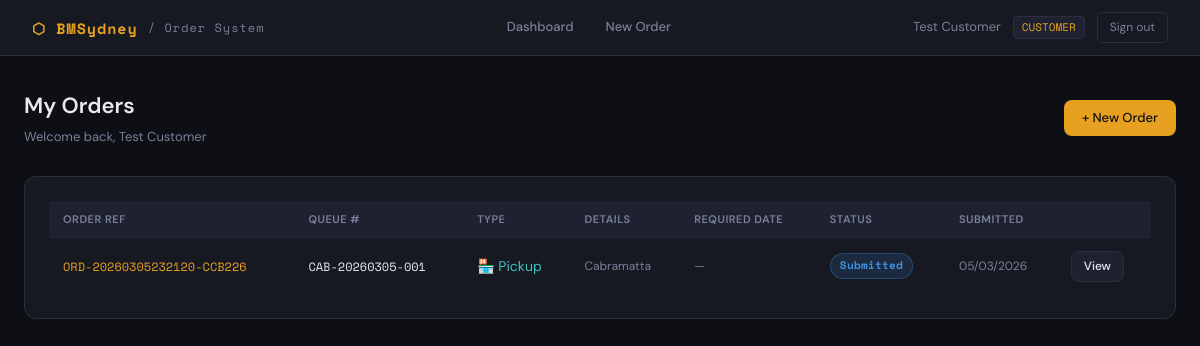
/customer/dashboard (signed in), run on the app's committed database.
### tables this page shows
CREATE TABLE users (
            id INTEGER PRIMARY KEY AUTOINCREMENT,
            email TEXT UNIQUE,
            phone TEXT UNIQUE,
            password_hash TEXT NOT NULL,
            name TEXT NOT NULL,
            role TEXT NOT NULL DEFAULT 'CUSTOMER',
            created_at TEXT DEFAULT (datetime('now'))
        );

CREATE TABLE orders (
            id INTEGER PRIMARY KEY AUTOINCREMENT,
            order_ref TEXT UNIQUE NOT NULL,
            queue_number TEXT,
            customer_id INTEGER REFERENCES users(id),
            order_type TEXT NOT NULL,
            pickup_store TEXT,
            required_date TEXT,
            delivery_address TEXT,
            contact_number TEXT,
            fulfilment_note TEXT,
            job_name TEXT,
            customer_order_no TEXT,
            debtor_code TEXT DEFAULT '1051034',
            source TEXT DEFAULT 'Manual',
            status TEXT DEFAULT 'Draft',
            submitted_at TEXT,
            created_at TEXT DEFAULT (datetime('now')),
            updated_at TEXT DEFAULT (datetime('now'))
        );

### app.py (the view)
@app.route("/customer/dashboard")
@login_required
def customer_dashboard():
    u = current_user()
    with get_db() as db:
        orders = db.execute(
            "SELECT * FROM orders WHERE customer_id=? ORDER BY created_at DESC", (u["id"],)
        ).fetchall()
    return render_template("customer_dashboard.html", user=u, orders=orders)

### app.py (called while the page is built)
def to_display_date(iso_str):
    if not iso_str:
        return "—"
    try:
        return datetime.strptime(str(iso_str)[:10], "%Y-%m-%d").strftime("%d/%m/%Y")
    except ValueError:
        return str(iso_str)

def get_db():
    conn = sqlite3.connect(DB_PATH)
    conn.row_factory = sqlite3.Row
    conn.execute("PRAGMA foreign_keys = ON")
    return conn

def current_user():
    uid = session.get("user_id")
    if not uid: return None
    with get_db() as db:
        return db.execute("SELECT * FROM users WHERE id=?", (uid,)).fetchone()

def login_required(f):
    @wraps(f)
    def decorated(*args, **kwargs):
        if not session.get("user_id"):
            flash("Please log in first.", "warning")
            return redirect(url_for("login"))
        return f(*args, **kwargs)
    return decorated

### templates/customer_dashboard.html (shortened to what this page needs)
{% extends "base.html" %}
{% block content %}
<div class="container">
  <div class="page-header flex-between">
    <div>
      <div class="page-title">My Orders</div>
      <div class="page-sub">Welcome back, {{ user.name }}</div>
    </div>
    <a href="{{ url_for('new_order') }}" class="btn btn-primary">+ New Order</a>
  </div>
  {% if not orders %}
  <div class="card" style="text-align:center;padding:60px 24px;">
    <div style="font-size:48px;margin-bottom:16px;">📦</div>
    <div style="font-size:16px;font-weight:600;margin-bottom:8px;">No orders yet</div>
    <div class="text-muted" style="margin-bottom:20px;">Create your first order to get started</div>
    <a href="{{ url_for('new_order') }}" class="btn btn-primary">Create Order</a>
  </div>
  {% else %}
  <div class="card">
    <div class="table-wrap">
      <table>
        <thead>
          <tr>
            <th>Order Ref</th>
            <th>Queue #</th>
            <th>Type</th>
            <th>Details</th>
            <th>Required Date</th>
            <th>Status</th>
            <th>Submitted</th>
            <th></th>
          </tr>
        </thead>
        <tbody>
          {% for order in orders %}
          <tr>
            <td><span class="mono text-accent" style="font-size:12px;">{{ order.order_ref }}</span></td>
            <td>
              {% if order.queue_number %}
              <span class="mono" style="font-size:12px;color:#e8eaf0;">{{ order.queue_number }}</span>
              {% else %}
              <span class="text-muted">—</span>
              {% endif %}
            </td>
            <td>
              {% if order.order_type == 'Pickup' %}
              <span style="color:#40c0c0;">🏪 Pickup</span>
              {% else %}
              <span style="color:#9090e0;">🚚 Delivery</span>
              {% endif %}
            </td>
            <td class="text-muted" style="font-size:12px;">
              {{ order.pickup_store or order.delivery_address or '—' }}
            </td>
            <td class="text-muted" style="font-size:12px;">{{ order.required_date | ddate }}</td>
            <td>
              <span class="badge badge-{{ order.status.lower() }}">{{ order.status }}</span>
            </td>
            <td class="text-muted" style="font-size:12px;">
              {{ order.submitted_at | ddate }}
            </td>
            <td>
              <a href="{{ url_for('order_detail_customer', order_id=order.id) }}" class="btn btn-sm btn-secondary">View</a>
            </td>
          </tr>
          {% endfor %}
        </tbody>
      </table>
    </div>
  </div>
  {% endif %}
</div>
{% endblock %}

### templates/base.html (shortened to what this page needs)
<!DOCTYPE html>
<html lang="en">
<head>
</head>
<body>
{% if session.user_id %}
<nav>
  <div class="nav-brand">
    ⬡ BMSydney <span>/ Order System</span>
  </div>
  <div class="nav-links">
    {% if session.user_role == 'CUSTOMER' %}
      <a href="{{ url_for('customer_dashboard') }}">Dashboard</a>
      <a href="{{ url_for('new_order') }}">New Order</a>
    {% else %}
      <a href="{{ url_for('staff_queue') }}">Queue</a>
      {% if session.user_role == 'ADMIN' %}
        <a href="{{ url_for('admin_settings') }}">Admin</a>
      {% endif %}
    {% endif %}
  </div>
  <div class="nav-user">
    <span>{{ session.user_name }}</span>
    <span class="role-badge">{{ session.user_role }}</span>
    <a href="{{ url_for('logout') }}" class="btn-logout">Sign out</a>
  </div>
</nav>
{% endif %}
{% block content %}{% endblock %}
</body>
</html>

### templates/base.html (style rules this page uses)
:root { --bg: #0d0f14; --surface: #161921; --surface2: #1e2230; --border: #2a2f3d; --accent: #e8a020; --accent2: #f0c060; --text: #e8eaf0; --muted: #7a8099; --danger: #e05050; --success: #40c070; --info: #4090e0; --warn: #e8a020; --font: 'DM Sans', sans-serif; --mono: 'Space Mono', monospace; }
* { box-sizing: border-box; margin: 0; padding: 0; }
body { font-family: var(--font); background: var(--bg); color: var(--text); min-height: 100vh; font-size: 14px; line-height: 1.6; }
a { color: var(--accent); text-decoration: none; }
nav { background: var(--surface); border-bottom: 1px solid var(--border); padding: 0 32px; display: flex; align-items: center; justify-content: space-between; height: 56px; position: sticky; top: 0; z-index: 100; }
.nav-brand { font-family: var(--mono); font-weight: 700; font-size: 15px; color: var(--accent); letter-spacing: 1px; display: flex; align-items: center; gap: 10px; }
.nav-brand span { color: var(--muted); font-weight: 400; font-size: 12px; }
.nav-links { display: flex; gap: 4px; align-items: center; }
.nav-links a { color: var(--muted); padding: 6px 14px; border-radius: 6px; font-size: 13px; font-weight: 500; transition: all .15s; }
.nav-user { display: flex; align-items: center; gap: 12px; font-size: 13px; color: var(--muted); }
.role-badge { background: var(--surface2); border: 1px solid var(--border); padding: 2px 8px; border-radius: 4px; font-family: var(--mono); font-size: 11px; color: var(--accent); }
.btn-logout { color: var(--muted); padding: 5px 12px; border: 1px solid var(--border); border-radius: 6px; font-size: 12px; transition: all .15s; }
.container { max-width: 1200px; margin: 0 auto; padding: 32px 24px; }
.page-header { margin-bottom: 28px; }
.page-title { font-size: 22px; font-weight: 600; color: var(--text); }
.page-sub { color: var(--muted); font-size: 13px; margin-top: 4px; }
.card { background: var(--surface); border: 1px solid var(--border); border-radius: 12px; padding: 24px; }
.btn { display: inline-flex; align-items: center; gap: 6px; padding: 8px 18px; border-radius: 8px; font-size: 13px; font-weight: 500; cursor: pointer; border: none; transition: all .15s; font-family: var(--font); }
.btn-primary { background: var(--accent); color: #0d0f14; }
.btn-secondary { background: var(--surface2); color: var(--text); border: 1px solid var(--border); }
.btn-sm { padding: 5px 12px; font-size: 12px; }
.table-wrap { overflow-x: auto; }
table { width: 100%; border-collapse: collapse; }
th { background: var(--surface2); color: var(--muted); font-size: 11px; font-weight: 600; text-transform: uppercase; letter-spacing: .5px; padding: 10px 14px; text-align: left; }
td { padding: 12px 14px; border-bottom: 1px solid var(--border); vertical-align: middle; }
tr:last-child td { border-bottom: none; }
.badge { display: inline-flex; align-items: center; padding: 3px 9px; border-radius: 20px; font-size: 11px; font-weight: 600; font-family: var(--mono); letter-spacing: .3px; }
.badge-submitted { background: rgba(64,144,224,.15); color: var(--info); border: 1px solid rgba(64,144,224,.3); }
.text-muted { color: var(--muted); }
.text-accent { color: var(--accent); }
.mono { font-family: var(--mono); }
.flex-between { display: flex; align-items: center; justify-content: space-between; }

### data on the page
users: user_name "Test Customer", user_role "CUSTOMER", name "Test Customer"
orders: order_ref "ORD-20260305232120-CCB226", queue_number "CAB-20260305-001", order_type "🏪 Pickup", pickup_store "Cabramatta", required_date|ddate "—", status "Submitted", submitted_at|ddate "05/03/2026"
